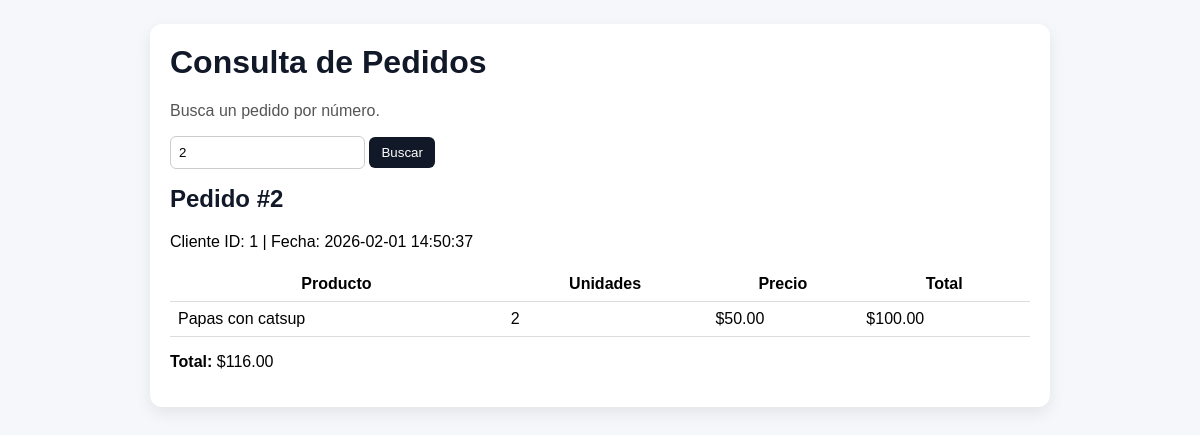
The page /?pedido_id=2 on the database its author committed.
### tables this page shows
CREATE TABLE pedidos (
        id_pedido INTEGER PRIMARY KEY AUTOINCREMENT,
        id_cliente INTEGER NOT NULL,
        fecha TEXT NOT NULL,
        subtotal REAL NOT NULL,
        iva REAL NOT NULL,
        total REAL NOT NULL,
        FOREIGN KEY (id_cliente) REFERENCES clientes(id_cliente)
    );

CREATE TABLE pedido_items (
        id_pedido_item INTEGER PRIMARY KEY AUTOINCREMENT,
        id_pedido INTEGER NOT NULL,
        id_item INTEGER NOT NULL,
        nombre TEXT NOT NULL,
        precio REAL NOT NULL,
        unidades INTEGER NOT NULL,
        total_linea REAL NOT NULL,
        FOREIGN KEY (id_pedido) REFERENCES pedidos(id_pedido),
        FOREIGN KEY (id_item) REFERENCES menu(id_item)
    );

### app.py (the view)
@app.route("/", methods=["GET"])
def home():
    pedido_id = request.args.get("pedido_id", "").strip()
    resultado = None
    error = None
    if pedido_id:
        if not pedido_id.isdigit():
            error = "El número de pedido debe ser un entero (ej. 1, 2, 3)."
        else:
            data = PedidosManager().obtener_pedido(int(pedido_id))
            if not data:
                error = f"No se encontró el pedido #{pedido_id}."
            else:
                resultado = data
    return render_template("pedidos.html", pedido_id=pedido_id, resultado=resultado, error=error)

### db.py (called while the page is built)
def get_connection():
    conn = sqlite3.connect(DB_NAME)
    conn.row_factory = sqlite3.Row
    return conn

### pedidos.py (called while the page is built)
    def obtener_pedido(self, id_pedido):
        with get_connection() as conn:
            cur = conn.cursor()
            cur.execute("SELECT * FROM pedidos WHERE id_pedido = ?;", (int(id_pedido),))
            pedido = cur.fetchone()
            if not pedido:
                return None
            cur.execute(
                "SELECT * FROM pedido_items WHERE id_pedido = ? ORDER BY id_pedido_item;",
                (int(id_pedido),)
            )
            items = cur.fetchall()
        return {
            "pedido": dict(pedido),
            "items": [dict(i) for i in items]
        }

### templates/pedidos.html (shortened to what this page needs)
<!DOCTYPE html>
<html lang="es">
<head>
  <link rel="stylesheet" href="{{ url_for('static', filename='styles.css') }}">
</head>
<body>
  <div class="wrap">
    <div class="card">
      <h1>Consulta de Pedidos</h1>
      <p class="sub">Busca un pedido por número.</p>
      <form method="GET">
        <input
          type="text"
          name="pedido_id"
          placeholder="Ej. 1"
          value="{{ pedido_id }}"
          aria-label="Número de pedido"
        >
        <button type="submit">Buscar</button>
      </form>
      {% if resultado %}
        {% set p = resultado["pedido"] %}
        {% set items = resultado["items"] %}
        <h2>Pedido #{{ p["id_pedido"] }}</h2>
        <p>Cliente ID: {{ p["id_cliente"] }} | Fecha: {{ p["fecha"] }}</p>
        <table>
          <thead>
            <tr>
              <th>Producto</th>
              <th>Unidades</th>
              <th>Precio</th>
              <th>Total</th>
            </tr>
          </thead>
          <tbody>
            {% for it in items %}
              <tr>
                <td>{{ it["nombre"] }}</td>
                <td>{{ it["unidades"] }}</td>
                <td>${{ "%.2f"|format(it["precio"]) }}</td>
                <td>${{ "%.2f"|format(it["total_linea"]) }}</td>
              </tr>
            {% endfor %}
          </tbody>
        </table>
        <p><strong>Total:</strong> ${{ "%.2f"|format(p["total"]) }}</p>
      {% endif %}
    </div>
  </div>
</body>
</html>

### static/styles.css (style rules this page uses)
body { font-family: Arial, sans-serif; background: #f6f7fb; margin: 0; }
.wrap { max-width: 900px; margin: auto; padding: 24px; }
.card { background: #ffffff; border-radius: 12px; padding: 20px; box-shadow: 0 6px 16px rgba(0, 0, 0, 0.08); }
h1, h2 { margin-top: 0; color: #111827; }
.sub { color: #555; }
form { margin-bottom: 16px; }
input { padding: 8px; border-radius: 6px; border: 1px solid #ccc; }
button { padding: 8px 12px; border-radius: 6px; border: none; background: #111827; color: #ffffff; cursor: pointer; }
table { width: 100%; border-collapse: collapse; margin-top: 12px; }
th, td { padding: 8px; border-bottom: 1px solid #ddd; }

### rows shown on the page
pedidos: id_pedido "2", id_cliente "1", fecha "2026-02-01 14:50:37", total "116.00"
pedido_items: nombre "Papas con catsup", unidades "2", precio "50.00", total_linea "100.00"
